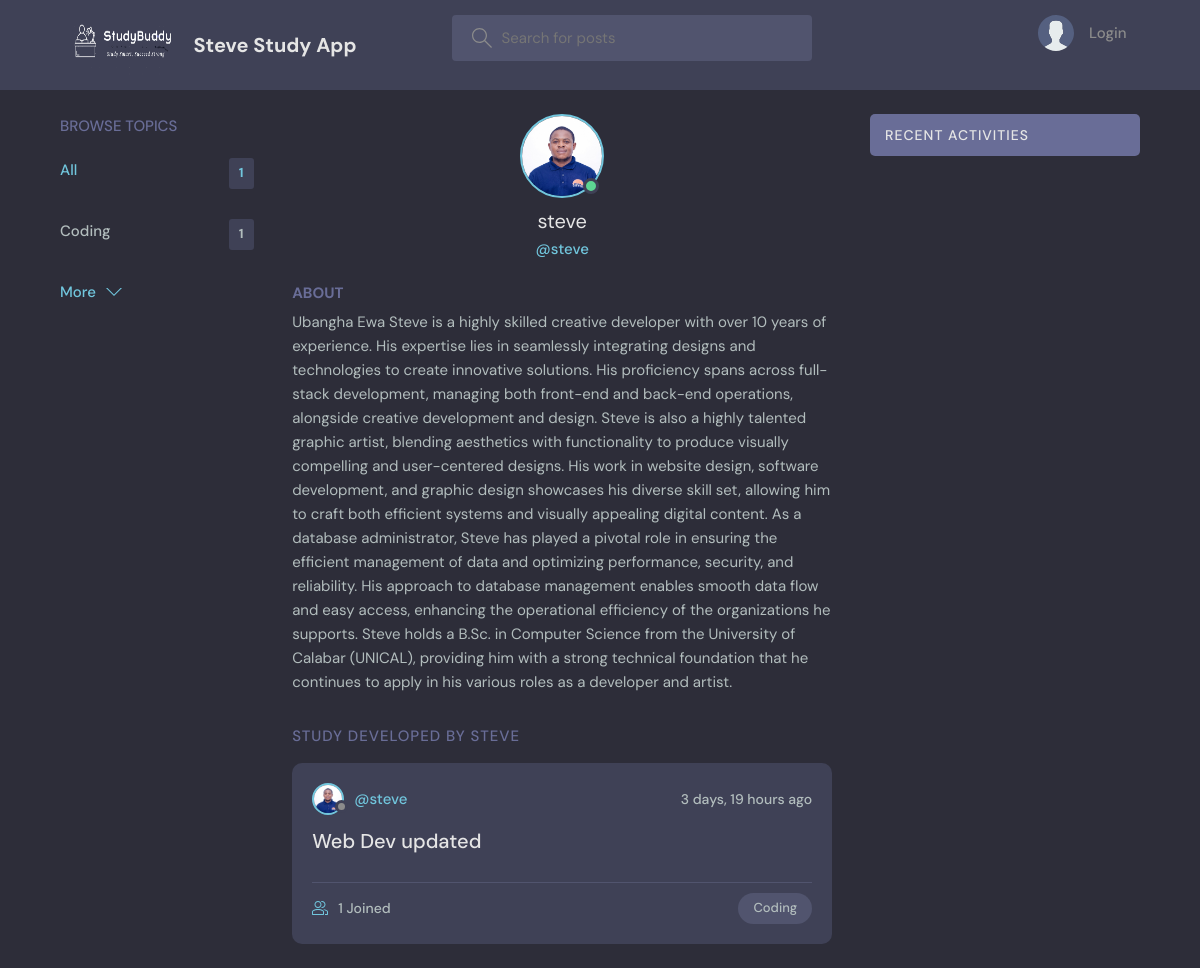
Page /profile/1/ on the committed database.
### base/models.py (models this page shows, shortened)
class Topic(models.Model):
    name = models.CharField(max_length=200)

class User(AbstractUser):
    name = models.CharField(max_length=200, null=True)
    email = models.EmailField(unique=True, null=True)
    bio = models.TextField(null=True)
    avatar = models.ImageField(null=True, default="avatar.svg")
    USERNAME_FIELD = 'email'
    REQUIRED_FIELDS = []

class Room(models.Model):
    host = models.ForeignKey(User, on_delete=models.SET_NULL, null=True)
    topic = models.ForeignKey(Topic, on_delete=models.SET_NULL, null=True)
    name = models.CharField(max_length=200)
    description = models.TextField(null=True, blank=True)
    participants = models.ManyToManyField(User, related_name='participants', blank=True)
    updated = models.DateTimeField(auto_now=True)
    created = models.DateTimeField(auto_now_add=True)
    class Meta:
        ordering = ['-updated', '-created']

### base/views.py (the view)
# urls.py: path('profile/<str:pk>/', views.userProfile, name="user-profile"),
def userProfile(request, pk):
    user = User.objects.get(id=pk)
    rooms = user.room_set.all()
    room_messages = user.message_set.all()
    topics = Topic.objects.all()
    context = {'user': user, 'rooms': rooms, 'room_messages':room_messages, 'topics':topics}
    return render(request, 'base2/profile.html', context)

### base/templates/base2/profile.html (shortened to what this page needs)
{% extends 'main.html' %}
{% block content %}
  <main class="profile-page layout layout--3">
    <div class="container">
      {% include 'base2/topics_component.html' %}
      <div class="roomList">
        <div class="profile">
          <div class="profile__avatar">
            <div class="avatar avatar--large active">
              <img src="{{user.avatar.url}}" />
            </div>
          </div>
          <div class="profile__info">
            <h3>{{user.username}}</h3>
            <p>@{{user.username}}</p>
          </div>
          <div class="profile__about">
            <h3>About</h3>
            <p>
              {{user.bio}}
            </p>
          </div>
        </div>
        <div class="roomList__header">
          <div>
            <h2>Study Developed By Steve</a>
            </h2>
          </div>
        </div>
        {% include 'base2/feed_component.html' %}
      </div>
      {% include 'base2/activity_component.html' %}
    </div>
  </main>
{% endblock content %}

### templates/main.html (shortened to what this page needs)
<!DOCTYPE html>
{% load static %}
<html lang="en">
  <head>
    <link rel="stylesheet" href="{% static 'styles/style.css' %}" />
  </head>
  <body>
    {% include 'navbar.html' %}
    {% block content %}
    {% endblock %}
  </body>
</html>

### templates/navbar.html (shortened to what this page needs)
{% load static %}
<header class="header header--loggedIn">
    <div class="container">
      <a href="{% url 'home' %}" class="header__logo">
        <img src ="{% static 'images/logo2.png' %}" style="width: 100px; height: 60px;" />
        <h1>Steve Study App</h1>
      </a>
      <form class="header__search" method="GET" action="{% url 'home' %}">
        <label>
          <input name="q" placeholder="Search for posts" />
        </label>
      </form>
      <nav class="header__menu">
        {% if request.user.is_authenticated %}
        <div class="header__user">
          <a href="{% url 'update-user' %}">
            <div class="avatar avatar--medium active">
              <img src="{{request.user.avatar.url}}" />
            </div>
            <p>{{request.user.username}} <span>@{{request.user.username}}</span></p>
          </a>
          <button class="dropdown-button">
            <svg version="1.1" xmlns="http://www.w3.org/2000/svg" width="32" height="32" viewBox="0 0 32 32">
              <title>chevron-down</title>
              <path d="M16 21l-13-13h-3l16 16 16-16h-3l-13 13z"></path>
            </svg>
          </button>
        </div>
        {% else %}
        <a href="{% url 'login' %}">
          <img src="{% static 'images/avatar.svg' %}" />
          <p>Login</p>
        </a>
        {% endif %}
      </nav>
    </div>
  </header>

### base/templates/base2/topics_component.html
        <div class="topics">
            <div class="topics__header">
              <h2>Browse Topics</h2>
            </div>
            <ul class="topics__list">
              <li>
                <a href="{% url 'home' %}" class="active">All <span>{{topics.count}}</span></a>
              </li>
              {% for topic in topics %}
              <li>
                <a href="{% url 'home' %}?q={{topic.name}}">{{topic.name}} <span>{{topic.room_set.all.count}}</span></a>
              </li>
              {% endfor %}
            </ul>
            <a class="btn btn--link" href="{% url 'topics' %}">
              More
              <svg version="1.1" xmlns="http://www.w3.org/2000/svg" width="32" height="32" viewBox="0 0 32 32">
                <title>chevron-down</title>
                <path d="M16 21l-13-13h-3l16 16 16-16h-3l-13 13z"></path>
              </svg>
            </a>
          </div>

### base/templates/base2/feed_component.html (shortened to what this page needs)
{% for room in rooms %}
<div class="roomListRoom">
    <div class="roomListRoom__header">
      <a href="{% url 'user-profile' room.host.id %}" class="roomListRoom__author">
        <div class="avatar avatar--small">
          <img src="{{room.host.avatar.url}}" />
        </div>
        <span>@{{room.host.username}}</span>
      </a>
      <div class="roomListRoom__actions">
        <span>{{room.created|timesince}} ago</span>
      </div>
    </div>
    <div class="roomListRoom__content">
      <a href="{% url 'room' room.id %}">{{room.name}}</a>
    </div>
    <div class="roomListRoom__meta">
      <a href="{% url 'room' room.id %}" class="roomListRoom__joined">
        {{room.participants.all.count}} Joined
      </a>
      <p class="roomListRoom__topic">{{room.topic.name}}</p>
    </div>
  </div>
  {% endfor %}

### base/templates/base2/activity_component.html (shortened to what this page needs)
<div class="activities">
    <div class="activities__header">
      <h2>Recent Activities</h2>
    </div>
  </div>

### rows in the picture
Topic: name "Coding", room_set.all.count "1"
User: avatar (picture), username "steve", bio "Ubangha Ewa Steve is a highly skilled creative developer with over 10 years of experience. His expertise lies in seamlessly integrating designs and technologies to create innovative solutions. His proficiency spans across full-stack development, managing both front-end and back-end operations, alongside creative development and design. Steve is also a highly talented graphic artist, blending aesthetics with functionality to produce visually compelling and user-centered designs. His work in website design, software development, and graphic design showcases his diverse skill set, allowing him to craft both efficient systems and visually appealing digital content. As a database administrator,…"
Room: host.avatar (picture), host.username "steve", created "3 days, 19 hours", name "Web Dev updated", participants.all.count "1", topic.name "Coding"

### other values in the picture
{{ topics.count }} "1"
